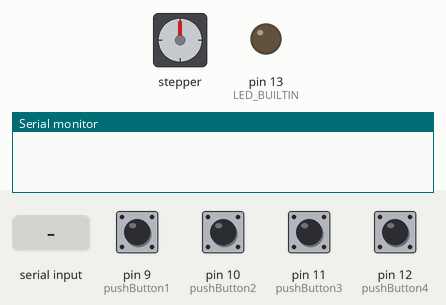
Bench run of a sketch on a simulated Arduino Uno, built with avr-gcc and run on an emulated ATmega328P. Shown: stepper motor, output pins drawn as LEDs (lit = HIGH), the last lines printed to the serial monitor. The inputs (shaded band) are chosen by the test bench; at power-on: pin 9 (pushButton1), pin 10 (pushButton2), pin 11 (pushButton3), pin 12 (pushButton4) HIGH. Stepper angles assume 192 steps per turn.

Above: at 1.2 s.
1.3 s: pin 9 (pushButton1) pulled LOW for 0.15 s
At 4.1 s:
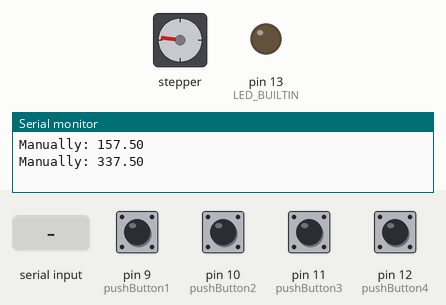
4.3 s: "30,150\n" received over Serial
At 5.9 s:
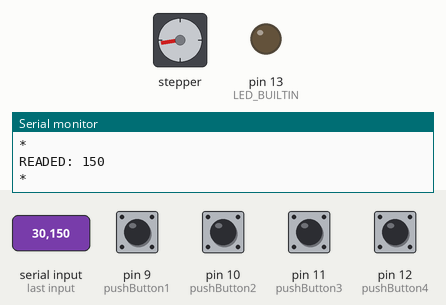
7.3 s: pin 11 (pushButton3) pulled LOW for 0.15 s
At 9.8 s:
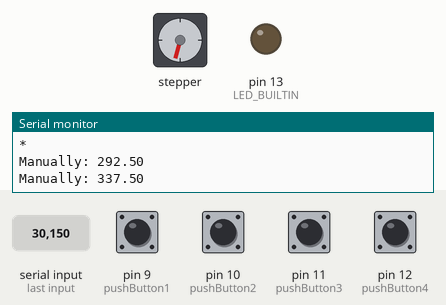
10.3 s: "30,150\n" received over Serial
At 12.9 s:
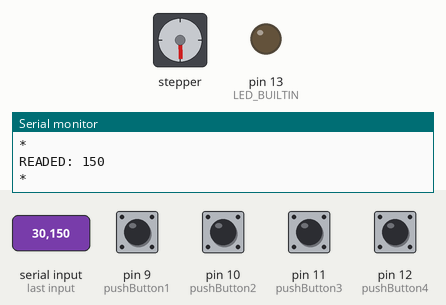
13.3 s: pin 12 (pushButton4) pulled LOW for 0.15 s
At 15.9 s:
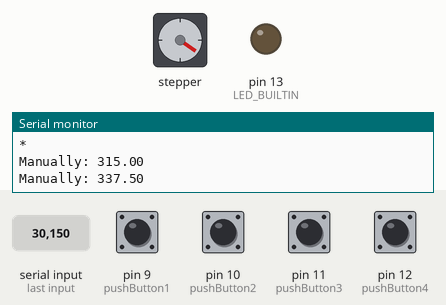
16.3 s: pin 9 (pushButton1) pulled LOW for 1 s
At 17.57 s:
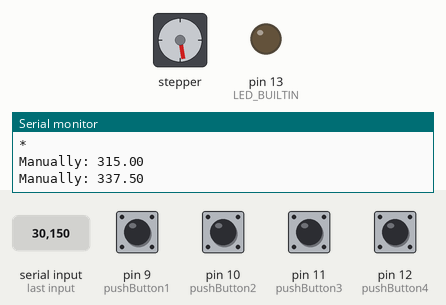
Timing chart, 0 to 20.3 s (numbered marks = the images above; inputs shaded):
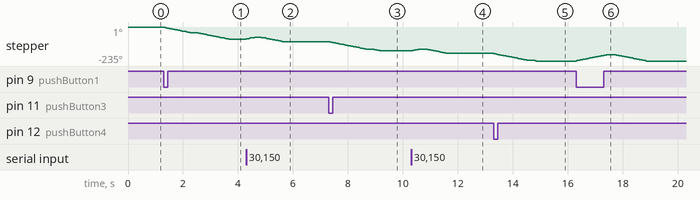

The sketch:

controller-l298n.ino
```cpp
#include <Stepper.h>

const int stepsPerRevolution = 48;
Stepper myStepper(stepsPerRevolution * 4, 2, 4, 3, 5);

char incomingValue[4];
int index;
int currentAngle;
int value = 0;
// #NOTE: Calculation should be added, involves step configuration and gears

// Nema17 - 1.8
//float degreesPerStep = 360.0 / 661.0;
float degreesPerStep = 7.5;

// #NOTE: This 15ms delay helps avoid step loosing and decent speed
const int stepDelay = 50;
const int finishedMovingDelay = 200;
const char *endMovementConstant = "*";
const int pushButton1 = 9;
const int pushButton2 = 10;
const int pushButton3 = 11;
const int pushButton4 = 12;
int prevState = -1;
int currentState = -1;

void setup() {
  Serial.begin(9600);
  incomingValue[0] = 0;
  index = 0;
  currentAngle = 0;
  pinMode(LED_BUILTIN, OUTPUT);
  digitalWrite(LED_BUILTIN, LOW);

  pinMode(pushButton1, INPUT_PULLUP);
  pinMode(pushButton2, INPUT_PULLUP);
  pinMode(pushButton3, INPUT_PULLUP);
  pinMode(pushButton4, INPUT_PULLUP);
}

void writeFinishedMoving() {
    Serial.println(endMovementConstant);
}

int readAngleCommand() {
  if (Serial.available() > 0) {
    char incomingByte = Serial.read();
    //Serial.print("Readed char: ");
    //Serial.println(incomingByte);

    if (!isDigit(incomingByte)) {
      int value = -1;

      if (index > 0) {
        incomingValue[index++] = '\n';
        value = atoi(incomingValue);

        Serial.print("READED: ");
        Serial.println(value);
      }
      index = 0;
      return value;
    }
    else
    {
      incomingValue[index++] = incomingByte;
    }
  }

  return -1;
}

void setInitialPosition() {
  currentAngle = 0;
}

int stepsForAngle(float angle) {
  return angle / degreesPerStep;
}

int quadrant(float angle) {
  if (angle < 180.0)
    return 0;
  else
    return 1;
}

void setAbsolutePositionNoTwist(int angle) {
  // Calculate angle
  float newAngle = angle - currentAngle;
  int sign;

  // Set direction
  if (newAngle > 0)
    sign = -1;
  else {
    sign = 1;
    newAngle = - newAngle;
  }

  int steps;
  if (quadrant(angle) == quadrant(currentAngle)) {
    steps = stepsForAngle(newAngle);
  }
  else {
    float correctedAngle = 360.0 - newAngle;
    steps = stepsForAngle(correctedAngle);
  }

  for (int i=0; i< steps; i++) {
    myStepper.step(sign);
    delay(stepDelay);
  }

  currentAngle = (float) angle;
}

int getSwitchState() {
  int buttonState1 = digitalRead(pushButton1);
  int buttonState2 = digitalRead(pushButton2);
  int buttonState3 = digitalRead(pushButton3);
  int buttonState4 = digitalRead(pushButton4);
  return (buttonState1 * 8) + (buttonState2 * 4) + (buttonState3 * 2) + buttonState4;
}

void loop() {
  //setInitialPosition();
  int angle = readAngleCommand();

  if (angle > -1) {
    setAbsolutePositionNoTwist(angle);
    writeFinishedMoving();
    delay(finishedMovingDelay);
  }

  currentState = getSwitchState();
  if ((prevState != currentState) && (prevState != -1)) {
    float angle = (360.0 / 16.0) * (float) currentState;
    setAbsolutePositionNoTwist(angle);
    delay(finishedMovingDelay);
    Serial.println("Manually: " + String(angle));
  }

  prevState = currentState;
}
```

Measured:
- after the input at 1.3 s, stepper: turns 83° counter-clockwise in 2.4 s, starting at once
- after the input at 4.3 s, stepper: turns 13° clockwise in 0.30 s, then 30° counter-clockwise in 0.75 s
- after the input at 7.3 s, stepper: turns 65° counter-clockwise in 1.9 s, starting at once
- after the input at 10.3 s, stepper: turns 13° clockwise in 0.30 s, then 30° counter-clockwise in 0.75 s
- after the input at 13.3 s, stepper: turns 53° counter-clockwise in 1.6 s, starting at once
- after the input at 16.3 s, stepper: turns 45° clockwise in 1.2 s, then 45° counter-clockwise in 1.2 s
